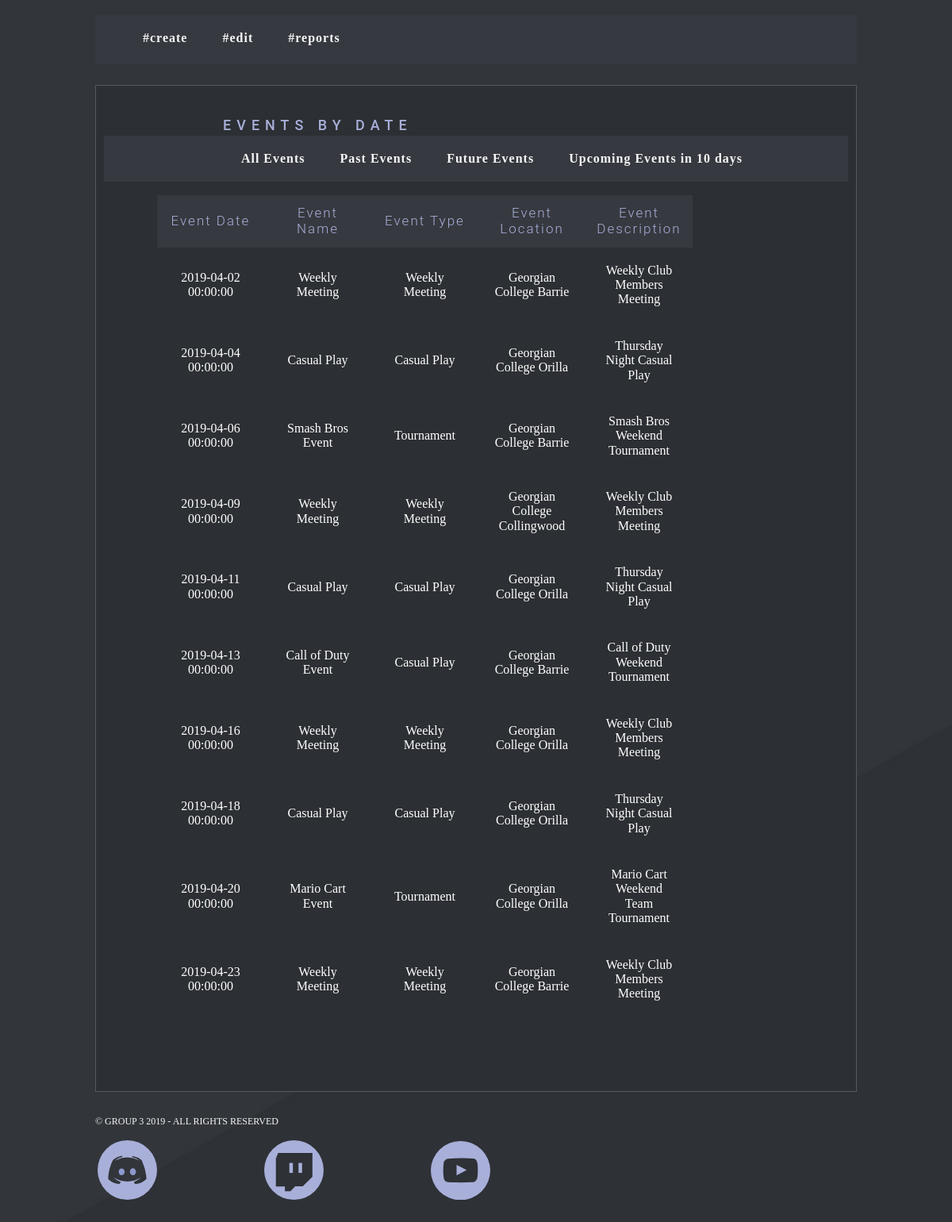
The page /view_eventDate.php on the database its author committed.
### tables this page shows
CREATE TABLE Event (
  EventID INT(8) UNSIGNED NOT NULL AUTO_INCREMENT,
  EventName VARCHAR(64) NOT NULL,
  EventTypeID INT(8) UNSIGNED NOT NULL,
  EventDateTime DATETIME NOT NULL,
  LocationID INT(8) UNSIGNED NOT NULL,
  EventDescription VARCHAR(256) NOT NULL,
  PRIMARY KEY (EventID),
CONSTRAINT FOREIGN KEY (EventTypeID) REFERENCES EventType (EventTypeID) ON UPDATE CASCADE ON DELETE CASCADE,
CONSTRAINT FOREIGN KEY (LocationID) REFERENCES Location (LocationID) ON UPDATE CASCADE ON DELETE CASCADE
);

CREATE TABLE EventType (
  EventTypeID INT(8) UNSIGNED NOT NULL AUTO_INCREMENT,
  EventTypeName VARCHAR(32) NOT NULL ,
  PRIMARY KEY (EventTypeID)
);

CREATE TABLE Location (
  LocationID INT(8) UNSIGNED NOT NULL AUTO_INCREMENT,
  LocationName VARCHAR(32) NOT NULL,
  LocationAddress VARCHAR(64) NOT NULL,
  PRIMARY KEY (LocationID)
);

### view_eventDate.php (the view)
<?php
	require 'head.php';
?>
<h1>Events by Date</h1>
 <nav>
	 <ul>
		 <li><a href="view_eventDate.php?date=All">All Events</a></li>
		 <li><a href="view_eventDate.php?date=Past">Past Events</a></li>
		 <li><a href="view_eventDate.php?date=Future">Future Events</a></li>
		 <li><a href="view_eventDate.php?date=Upcoming">Upcoming Events in 10 days</a></li>
	 </ul>
 </nav>
 <table>
	<th>Event Date</th>
	<th>Event Name</th>
	<th>Event Type</th>
	<th>Event Location</th>
	<th>Event Description</th>
<?php
	$where = $_GET['date'];
	if ($where == 'Past'){
		$sql = "SELECT EventDateTime, EventName, EventTypeName, LocationName, EventDescription
		FROM EVENT NATURAL JOIN EventType NATURAL JOIN Location
		WHERE EventDateTime < CURRENT_TIMESTAMP()
		ORDER BY EventDateTime";
	}else if ($where == 'Future'){
		$sql = "SELECT EventDateTime, EventName, EventTypeName, LocationName, EventDescription
		FROM EVENT NATURAL JOIN EventType NATURAL JOIN Location
		WHERE EventDateTime > CURRENT_TIMESTAMP()
		ORDER BY EventDateTime";
	}else if ($where == 'Future'){
		$sql = "SELECT EventDateTime, EventName, EventTypeName, LocationName, EventDescription
		FROM EVENT NATURAL JOIN EventType NATURAL JOIN Location
		WHERE EventDateTime > CURRENT_TIMESTAMP()
		ORDER BY EventDateTime";
	}else if ($where == 'Upcoming'){
		$sql = "SELECT EventDateTime, EventName, EventTypeName, LocationName, EventDescription
		FROM EVENT NATURAL JOIN EventType NATURAL JOIN Location
		WHERE EventDateTime > CURRENT_TIMESTAMP()AND EventDateTime < DATE_ADD(CURRENT_TIMESTAMP(),INTERVAL 10 DAY)
		ORDER BY EventDateTime";
	}else{
		$sql = "SELECT EventDateTime, EventName, EventTypeName, LocationName, EventDescription
		FROM EVENT NATURAL JOIN EventType NATURAL JOIN Location
		WHERE EventDateTime > 0
		ORDER BY EventDateTime";
	}
	$result = mysqli_query($conn, $sql);
	foreach ($result as $row) {
			$EventDateTime = $row['EventDateTime'];
			$EventName = $row['EventName'];
			$EventTypeName = $row['EventTypeName'];
			$LocationName = $row['LocationName'];
			$EventDescription = $row['EventDescription'];
			echo '
			<tr>
				<td>' . $EventDateTime . '</td>
				<td>' . $EventName . '</td>
				<td>' . $EventTypeName . '</td>
				<td>' . $LocationName . '</td>
				<td>' . $EventDescription . '</td>
			</tr>';
		}
?>
</table>
<?php require 'footer.php'; ?>

### css/main.css (style rules this page uses)
body { background-image: url(../images/wallpaper.jpg); background-repeat: no-repeat; background-attachment: fixed; background-size: cover; font-size: 100%; max-width: 1500px; margin: 0 auto; scroll-behavior: smooth; display: grid; grid-template-areas: "a a a a a a" "b b b b b b" "c c c c c c"; grid-template-rows: auto; grid-template-columns: 1fr 1fr 1fr 1fr 1fr 1fr; grid-row-gap: 10px; grid-column-gap: 10px; height: auto; margin: 4% auto; width: 960px; }
nav ul { display: block; position: static; width: auto; border: none; margin-top: -3%; background: #36393f; }
nav li { display: inline-block; padding: 20px; }
nav ul a { font-weight: 700; letter-spacing: 1px; text-decoration: none; color: #f6f6f6; }
h1 { font-family: 'Roboto', sans-serif; font-weight: 500; letter-spacing: 7px; font-size: 18px; padding: 3% 3% 2% 3%; margin-top: 0%; color: #a8afd9; text-transform: uppercase; text-align: left; margin-left: 13%; }
::placeholder { font-family: 'Roboto', sans-serif; font-weight: 300; letter-spacing: 2px; text-align: left; font-size: 16px; color: #a8afd9; }
table { background-color: #2c2f33; width: 806px; margin: auto; padding: 0%; display: inline-grid; height: auto; }
td, th { border: 1px solid #ddd; padding: 19px; color: white; width: 95px; border: none; }
th { font-family: 'Roboto', sans-serif; font-weight: 300; letter-spacing: 2px; text-align: left; font-size: 17px; padding: 12px; color: #a8afd9; background: #36393f; outline: 1px solid #36393f; text-align: center; }

### rows shown on the page
event: EventDateTime "2019-04-02 00:00:00", EventName "Weekly Meeting", EventTypeID.EventTypeName "Weekly Meeting", LocationID.LocationName "Georgian College Barrie", EventDescription "Weekly Club Members Meeting"
event: EventDateTime "2019-04-04 00:00:00", EventName "Casual Play", EventTypeID.EventTypeName "Casual Play", LocationID.LocationName "Georgian College Orilla", EventDescription "Thursday Night Casual Play"
event: EventDateTime "2019-04-06 00:00:00", EventName "Smash Bros Event", EventTypeID.EventTypeName "Tournament", LocationID.LocationName "Georgian College Barrie", EventDescription "Smash Bros Weekend Tournament"
event: EventDateTime "2019-04-09 00:00:00", EventName "Weekly Meeting", EventTypeID.EventTypeName "Weekly Meeting", LocationID.LocationName "Georgian College Collingwood", EventDescription "Weekly Club Members Meeting"
event: EventDateTime "2019-04-11 00:00:00", EventName "Casual Play", EventTypeID.EventTypeName "Casual Play", LocationID.LocationName "Georgian College Orilla", EventDescription "Thursday Night Casual Play"
event: EventDateTime "2019-04-13 00:00:00", EventName "Call of Duty Event", EventTypeID.EventTypeName "Casual Play", LocationID.LocationName "Georgian College Barrie", EventDescription "Call of Duty Weekend Tournament"
event: EventDateTime "2019-04-16 00:00:00", EventName "Weekly Meeting", EventTypeID.EventTypeName "Weekly Meeting", LocationID.LocationName "Georgian College Orilla", EventDescription "Weekly Club Members Meeting"
event: EventDateTime "2019-04-18 00:00:00", EventName "Casual Play", EventTypeID.EventTypeName "Casual Play", LocationID.LocationName "Georgian College Orilla", EventDescription "Thursday Night Casual Play"
event: EventDateTime "2019-04-20 00:00:00", EventName "Mario Cart Event", EventTypeID.EventTypeName "Tournament", LocationID.LocationName "Georgian College Orilla", EventDescription "Mario Cart Weekend Team Tournament"
event: EventDateTime "2019-04-23 00:00:00", EventName "Weekly Meeting", EventTypeID.EventTypeName "Weekly Meeting", LocationID.LocationName "Georgian College Barrie", EventDescription "Weekly Club Members Meeting"
